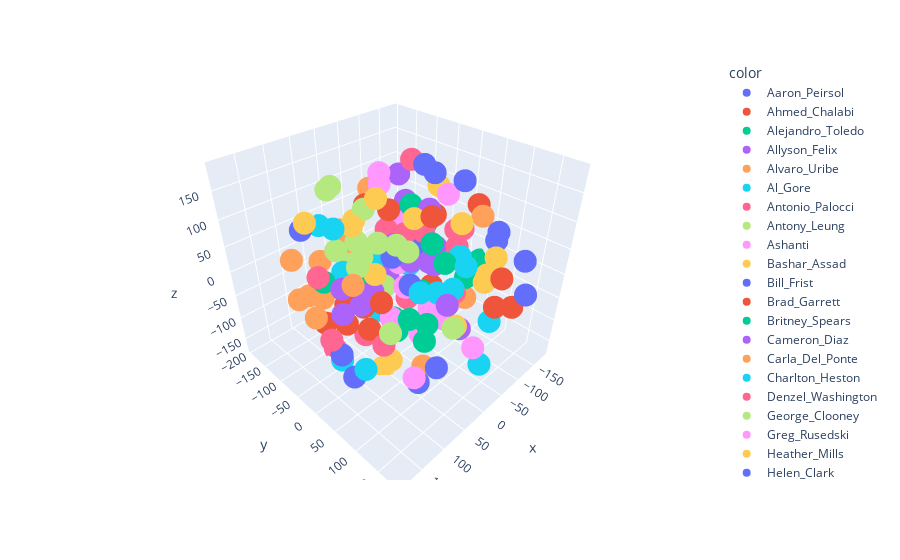

Notebook source saved alongside this figure:
### Code cell
ex.scatter_3d(x=a[:,0],y=a[:,1],z = a[:,2],color=y)

### Figure 1 — Plotly figure (JSON) as saved in the notebook; plotly's stock layout.template omitted (floating-point values rounded to 4 significant figures)
{"data": [{"hovertemplate": "color=Aaron_Peirsol<br>x=%{x}<br>y=%{y}<br>z=%{z}<extra></extra>", "legendgroup": "Aaron_Peirsol", "marker": {"color": "#636efa", "symbol": "circle"}, "mode": "markers", "name": "Aaron_Peirsol", "scene": "scene", "showlegend": true, "type": "scatter3d", "x": [79.76, 40.92, -143.0], "y": [116.8, 120.1, 143.4], "z": [-108.1, -101.6, 26.78]}, {"hovertemplate": "color=Ahmed_Chalabi<br>x=%{x}<br>y=%{y}<br>z=%{z}<extra></extra>", "legendgroup": "Ahmed_Chalabi", "marker": {"color": "#EF553B", "symbol": "circle"}, "mode": "markers", "name": "Ahmed_Chalabi", "scene": "scene", "showlegend": true, "type": "scatter3d", "x": [75.78, 101.0, 116.1], "y": [-57.52, -24.29, -63.08], "z": [-54.72, -61.86, -74.49]}, {"hovertemplate": "color=Alejandro_Toledo<br>x=%{x}<br>y=%{y}<br>z=%{z}<extra></extra>", "legendgroup": "Alejandro_Toledo", "marker": {"color": "#00cc96", "symbol": "circle"}, "mode": "markers", "name": "Alejandro_Toledo", "scene": "scene", "showlegend": true, "type": "scatter3d", "x": [27.71, 59.28, 63.65], "y": [85.05, 76.18, 112.2], "z": [-40.03, -15.76, -34.31]}, {"hovertemplate": "color=Allyson_Felix<br>x=%{x}<br>y=%{y}<br>z=%{z}<extra></extra>", "legendgroup": "Allyson_Felix", "marker": {"color": "#ab63fa", "symbol": "circle"}, "mode": "markers", "name": "Allyson_Felix", "scene": "scene", "showlegend": true, "type": "scatter3d", "x": [-66.89, -111.2, -111.6], "y": [-102.3, -116.8, -99.51], "z": [-88.09, 107.2, 60.24]}, {"hovertemplate": "color=Alvaro_Uribe<br>x=%{x}<br>y=%{y}<br>z=%{z}<extra></extra>", "legendgroup": "Alvaro_Uribe", "marker": {"color": "#FFA15A", "symbol": "circle"}, "mode": "markers", "name": "Alvaro_Uribe", "scene": "scene", "showlegend": true, "type": "scatter3d", "x": [-158.1, 41.57, -90.82], "y": [20.25, -169.8, 87.34], "z": [-125.8, -35.38, 109.0]}, {"hovertemplate": "color=Al_Gore<br>x=%{x}<br>y=%{y}<br>z=%{z}<extra></extra>", "legendgroup": "Al_Gore", "marker": {"color": "#19d3f3", "symbol": "circle"}, "mode": "markers", "name": "Al_Gore", "scene": "scene", "showlegend": true, "type": "scatter3d", "x": [-39.63, -59.23, 38.75], "y": [-97.79, 143.1, -107.4], "z": [-25.72, -51.59, -30.07]}, {"hovertemplate": "color=Antonio_Palocci<br>x=%{x}<br>y=%{y}<br>z=%{z}<extra></extra>", "legendgroup": "Antonio_Palocci", "marker": {"color": "#FF6692", "symbol": "circle"}, "mode": "markers", "name": "Antonio_Palocci", "scene": "scene", "showlegend": true, "type": "scatter3d", "x": [94.99, -173.6, -91.99], "y": [56.57, -9.707, -73.06], "z": [-58.7, 11.08, -141.7]}, {"hovertemplate": "color=Antony_Leung<br>x=%{x}<br>y=%{y}<br>z=%{z}<extra></extra>", "legendgroup": "Antony_Leung", "marker": {"color": "#B6E880", "symbol": "circle"}, "mode": "markers", "name": "Antony_Leung", "scene": "scene", "showlegend": true, "type": "scatter3d", "x": [34.73, 16.13, 72.07], "y": [-130.1, -166.4, 169.7], "z": [128.0, 102.6, 33.54]}, {"hovertemplate": "color=Ashanti<br>x=%{x}<br>y=%{y}<br>z=%{z}<extra></extra>", "legendgroup": "Ashanti", "marker": {"color": "#FF97FF", "symbol": "circle"}, "mode": "markers", "name": "Ashanti", "scene": "scene", "showlegend": true, "type": "scatter3d", "x": [20.94, -88.67, -85.17], "y": [170.6, 24.04, -11.25], "z": [-36.96, -136.4, -156.9]}, {"hovertemplate": "color=Bashar_Assad<br>x=%{x}<br>y=%{y}<br>z=%{z}<extra></extra>", "legendgroup": "Bashar_Assad", "marker": {"color": "#FECB52", "symbol": "circle"}, "mode": "markers", "name": "Bashar_Assad", "scene": "scene", "showlegend": true, "type": "scatter3d", "x": [-48.31, -137.5, 9.566], "y": [-174.5, -43.07, 35.5], "z": [13.64, 100.6, 124.2]}, {"hovertemplate": "color=Bill_Frist<br>x=%{x}<br>y=%{y}<br>z=%{z}<extra></extra>", "legendgroup": "Bill_Frist", "marker": {"color": "#636efa", "symbol": "circle"}, "mode": "markers", "name": "Bill_Frist", "scene": "scene", "showlegend": true, "type": "scatter3d", "x": [46.28, 43.54, -91.47], "y": [26.02, 61.86, 46.97], "z": [68.55, 33.96, 155.0]}, {"hovertemplate": "color=Brad_Garrett<br>x=%{x}<br>y=%{y}<br>z=%{z}<extra></extra>", "legendgroup": "Brad_Garrett", "marker": {"color": "#EF553B", "symbol": "circle"}, "mode": "markers", "name": "Brad_Garrett", "scene": "scene", "showlegend": true, "type": "scatter3d", "x": [-40.91, -34.68, -6.1], "y": [-132.8, 169.5, 181.3], "z": [65.26, 60.73, 31.41]}, {"hovertemplate": "color=Britney_Spears<br>x=%{x}<br>y=%{y}<br>z=%{z}<extra></extra>", "legendgroup": "Britney_Spears", "marker": {"color": "#00cc96", "symbol": "circle"}, "mode": "markers", "name": "Britney_Spears", "scene": "scene", "showlegend": true, "type": "scatter3d", "x": [-136.4, -143.8, -181.1], "y": [35.92, 27.63, 30.17], "z": [-31.28, -65.96, -42.96]}, {"hovertemplate": "color=Cameron_Diaz<br>x=%{x}<br>y=%{y}<br>z=%{z}<extra></extra>", "legendgroup": "Cameron_Diaz", "marker": {"color": "#ab63fa", "symbol": "circle"}, "mode": "markers", "name": "Cameron_Diaz", "scene": "scene", "showlegend": true, "type": "scatter3d", "x": [2.932, -36.91, 1.35], "y": [-12.96, 27.66, 22.96], "z": [54.28, 20.72, 38.1]}, {"hovertemplate": "color=Carla_Del_Ponte<br>x=%{x}<br>y=%{y}<br>z=%{z}<extra></extra>", "legendgroup": "Carla_Del_Ponte", "marker": {"color": "#FFA15A", "symbol": "circle"}, "mode": "markers", "name": "Carla_Del_Ponte", "scene": "scene", "showlegend": true, "type": "scatter3d", "x": [58.37, -90.94, 91.5], "y": [-147.5, -176.7, -141.4], "z": [-100.4, 65.29, -72.5]}, {"hovertemplate": "color=Charlton_Heston<br>x=%{x}<br>y=%{y}<br>z=%{z}<extra></extra>", "legendgroup": "Charlton_Heston", "marker": {"color": "#19d3f3", "symbol": "circle"}, "mode": "markers", "name": "Charlton_Heston", "scene": "scene", "showlegend": true, "type": "scatter3d", "x": [27.16, 116.0, -77.77], "y": [149.2, -25.61, -55.55], "z": [102.5, -134.8, -44.31]}, {"hovertemplate": "color=Denzel_Washington<br>x=%{x}<br>y=%{y}<br>z=%{z}<extra></extra>", "legendgroup": "Denzel_Washington", "marker": {"color": "#FF6692", "symbol": "circle"}, "mode": "markers", "name": "Denzel_Washington", "scene": "scene", "showlegend": true, "type": "scatter3d", "x": [152.8, -76.37, -34.0], "y": [-17.32, -67.21, -70.47], "z": [63.43, 17.58, 43.38]}, {"hovertemplate": "color=George_Clooney<br>x=%{x}<br>y=%{y}<br>z=%{z}<extra></extra>", "legendgroup": "George_Clooney", "marker": {"color": "#B6E880", "symbol": "circle"}, "mode": "markers", "name": "George_Clooney", "scene": "scene", "showlegend": true, "type": "scatter3d", "x": [85.69, 85.47, 55.29], "y": [74.8, 37.72, 67.42], "z": [129.8, 116.3, 101.5]}, {"hovertemplate": "color=Greg_Rusedski<br>x=%{x}<br>y=%{y}<br>z=%{z}<extra></extra>", "legendgroup": "Greg_Rusedski", "marker": {"color": "#FF97FF", "symbol": "circle"}, "mode": "markers", "name": "Greg_Rusedski", "scene": "scene", "showlegend": true, "type": "scatter3d", "x": [7.556, -27.04, -45.39], "y": [52.89, 41.33, -98.0], "z": [-92.42, -65.39, 116.0]}, {"hovertemplate": "color=Heather_Mills<br>x=%{x}<br>y=%{y}<br>z=%{z}<extra></extra>", "legendgroup": "Heather_Mills", "marker": {"color": "#FECB52", "symbol": "circle"}, "mode": "markers", "name": "Heather_Mills", "scene": "scene", "showlegend": true, "type": "scatter3d", "x": [45.83, 64.46, -27.6], "y": [-14.06, -43.37, 99.79], "z": [16.09, 102.2, -68.9]}, {"hovertemplate": "color=Helen_Clark<br>x=%{x}<br>y=%{y}<br>z=%{z}<extra></extra>", "legendgroup": "Helen_Clark", "marker": {"color": "#636efa", "symbol": "circle"}, "mode": "markers", "name": "Helen_Clark", "scene": "scene", "showlegend": true, "type": "scatter3d", "x": [84.7, -152.8, -92.88], "y": [-154.7, 78.64, 180.7], "z": [55.71, 33.75, 5.201]}, {"hovertemplate": "color=Hillary_Clinton<br>x=%{x}<br>y=%{y}<br>z=%{z}<extra></extra>", "legendgroup": "Hillary_Clinton", "marker": {"color": "#EF553B", "symbol": "circle"}, "mode": "markers", "name": "Hillary_Clinton", "scene": "scene", "showlegend": true, "type": "scatter3d", "x": [97.2, -123.1, -118.2], "y": [55.63, 144.0, -33.22], "z": [27.01, -58.54, -103.4]}, {"hovertemplate": "color=Jacques_Rogge<br>x=%{x}<br>y=%{y}<br>z=%{z}<extra></extra>", "legendgroup": "Jacques_Rogge", "marker": {"color": "#00cc96", "symbol": "circle"}, "mode": "markers", "name": "Jacques_Rogge", "scene": "scene", "showlegend": true, "type": "scatter3d", "x": [4.23, -0.8019, -13.31], "y": [94.45, -111.8, 52.78], "z": [70.17, -70.02, 77.96]}, {"hovertemplate": "color=John_Edwards<br>x=%{x}<br>y=%{y}<br>z=%{z}<extra></extra>", "legendgroup": "John_Edwards", "marker": {"color": "#ab63fa", "symbol": "circle"}, "mode": "markers", "name": "John_Edwards", "scene": "scene", "showlegend": true, "type": "scatter3d", "x": [-75.18, -102.6, -46.59], "y": [6.964, -13.59, 16.0], "z": [-13.79, 1.847, 111.0]}, {"hovertemplate": "color=Joseph_Biden<br>x=%{x}<br>y=%{y}<br>z=%{z}<extra></extra>", "legendgroup": "Joseph_Biden", "marker": {"color": "#FFA15A", "symbol": "circle"}, "mode": "markers", "name": "Joseph_Biden", "scene": "scene", "showlegend": true, "type": "scatter3d", "x": [-24.19, 158.1, 148.8], "y": [29.06, -67.69, -40.58], "z": [-130.8, -2.767, -29.45]}, {"hovertemplate": "color=Kim_Jong<br>x=%{x}<br>y=%{y}<br>z=%{z}<extra></extra>", "legendgroup": "Kim_Jong", "marker": {"color": "#19d3f3", "symbol": "circle"}, "mode": "markers", "name": "Kim_Jong", "scene": "scene", "showlegend": true, "type": "scatter3d", "x": [-6.225, -47.9, 74.56], "y": [74.82, 73.42, 110.3], "z": [-1.315, -16.9, 62.79]}, {"hovertemplate": "color=Lleyton_Hewitt<br>x=%{x}<br>y=%{y}<br>z=%{z}<extra></extra>", "legendgroup": "Lleyton_Hewitt", "marker": {"color": "#FF6692", "symbol": "circle"}, "mode": "markers", "name": "Lleyton_Hewitt", "scene": "scene", "showlegend": true, "type": "scatter3d", "x": [-87.53, 186.1, 29.87], "y": [-62.99, 48.59, -62.66], "z": [158.3, 6.949, -156.2]}, {"hovertemplate": "color=Lucio_Gutierrez<br>x=%{x}<br>y=%{y}<br>z=%{z}<extra></extra>", "legendgroup": "Lucio_Gutierrez", "marker": {"color": "#B6E880", "symbol": "circle"}, "mode": "markers", "name": "Lucio_Gutierrez", "scene": "scene", "showlegend": true, "type": "scatter3d", "x": [-32.07, -77.66, 7.381], "y": [-174.7, -160.9, -80.38], "z": [-59.1, -59.73, 94.69]}, {"hovertemplate": "color=Mahathir_Mohamad<br>x=%{x}<br>y=%{y}<br>z=%{z}<extra></extra>", "legendgroup": "Mahathir_Mohamad", "marker": {"color": "#FF97FF", "symbol": "circle"}, "mode": "markers", "name": "Mahathir_Mohamad", "scene": "scene", "showlegend": true, "type": "scatter3d", "x": [-13.16, -19.47, 7.956], "y": [-4.165, -24.47, 17.88], "z": [-34.71, 2.482, -12.97]}, {"hovertemplate": "color=Michael_Bloomberg<br>x=%{x}<br>y=%{y}<br>z=%{z}<extra></extra>", "legendgroup": "Michael_Bloomberg", "marker": {"color": "#FECB52", "symbol": "circle"}, "mode": "markers", "name": "Michael_Bloomberg", "scene": "scene", "showlegend": true, "type": "scatter3d", "x": [78.94, 113.1, 54.48], "y": [-86.73, -96.28, 9.867], "z": [-109.8, 105.0, -171.4]}, {"hovertemplate": "color=Mike_Myers<br>x=%{x}<br>y=%{y}<br>z=%{z}<extra></extra>", "legendgroup": "Mike_Myers", "marker": {"color": "#636efa", "symbol": "circle"}, "mode": "markers", "name": "Mike_Myers", "scene": "scene", "showlegend": true, "type": "scatter3d", "x": [-51.21, -30.67, -145.3], "y": [-1.258, 37.73, -94.31], "z": [179.4, 184.8, -60.01]}, {"hovertemplate": "color=Mohamed_ElBaradei<br>x=%{x}<br>y=%{y}<br>z=%{z}<extra></extra>", "legendgroup": "Mohamed_ElBaradei", "marker": {"color": "#EF553B", "symbol": "circle"}, "mode": "markers", "name": "Mohamed_ElBaradei", "scene": "scene", "showlegend": true, "type": "scatter3d", "x": [-148.4, 27.48, 8.572], "y": [-57.4, 85.26, -19.4], "z": [32.53, 154.3, 117.4]}, {"hovertemplate": "color=Moshe_Katsav<br>x=%{x}<br>y=%{y}<br>z=%{z}<extra></extra>", "legendgroup": "Moshe_Katsav", "marker": {"color": "#00cc96", "symbol": "circle"}, "mode": "markers", "name": "Moshe_Katsav", "scene": "scene", "showlegend": true, "type": "scatter3d", "x": [95.28, -13.91, -0.01119], "y": [-86.7, -23.89, -18.06], "z": [-11.54, -149.1, -105.7]}, {"hovertemplate": "color=Paul_Martin<br>x=%{x}<br>y=%{y}<br>z=%{z}<extra></extra>", "legendgroup": "Paul_Martin", "marker": {"color": "#ab63fa", "symbol": "circle"}, "mode": "markers", "name": "Paul_Martin", "scene": "scene", "showlegend": true, "type": "scatter3d", "x": [22.36, -62.99, 35.66], "y": [118.4, 82.64, -31.84], "z": [15.09, -108.0, -34.92]}, {"hovertemplate": "color=Pedro_Solbes<br>x=%{x}<br>y=%{y}<br>z=%{z}<extra></extra>", "legendgroup": "Pedro_Solbes", "marker": {"color": "#FFA15A", "symbol": "circle"}, "mode": "markers", "name": "Pedro_Solbes", "scene": "scene", "showlegend": true, "type": "scatter3d", "x": [24.46, 13.36, -4.213], "y": [-127.4, 67.37, -130.8], "z": [42.83, -156.3, 4.604]}, {"hovertemplate": "color=Queen_Elizabeth_II<br>x=%{x}<br>y=%{y}<br>z=%{z}<extra></extra>", "legendgroup": "Queen_Elizabeth_II", "marker": {"color": "#19d3f3", "symbol": "circle"}, "mode": "markers", "name": "Queen_Elizabeth_II", "scene": "scene", "showlegend": true, "type": "scatter3d", "x": [-12.07, 128.8, -31.42], "y": [164.2, -4.181, -92.66], "z": [-100.0, 139.7, -150.5]}, {"hovertemplate": "color=Rebecca_Romijn<br>x=%{x}<br>y=%{y}<br>z=%{z}<extra></extra>", "legendgroup": "Rebecca_Romijn", "marker": {"color": "#FF6692", "symbol": "circle"}, "mode": "markers", "name": "Rebecca_Romijn", "scene": "scene", "showlegend": true, "type": "scatter3d", "x": [84.8, -128.2, -92.83], "y": [-87.16, -22.77, 43.17], "z": [-170.9, -48.91, -65.44]}, {"hovertemplate": "color=Ricardo_Lagos<br>x=%{x}<br>y=%{y}<br>z=%{z}<extra></extra>", "legendgroup": "Ricardo_Lagos", "marker": {"color": "#B6E880", "symbol": "circle"}, "mode": "markers", "name": "Ricardo_Lagos", "scene": "scene", "showlegend": true, "type": "scatter3d", "x": [93.07, 126.8, -12.53], "y": [0.1392, 104.6, -53.89], "z": [60.27, 17.21, -59.59]}, {"hovertemplate": "color=Richard_Armitage<br>x=%{x}<br>y=%{y}<br>z=%{z}<extra></extra>", "legendgroup": "Richard_Armitage", "marker": {"color": "#FF97FF", "symbol": "circle"}, "mode": "markers", "name": "Richard_Armitage", "scene": "scene", "showlegend": true, "type": "scatter3d", "x": [-7.292, -102.0, 44.88], "y": [-56.77, 7.717, 22.1], "z": [162.0, 114.4, -54.53]}, {"hovertemplate": "color=Rick_Pitino<br>x=%{x}<br>y=%{y}<br>z=%{z}<extra></extra>", "legendgroup": "Rick_Pitino", "marker": {"color": "#FECB52", "symbol": "circle"}, "mode": "markers", "name": "Rick_Pitino", "scene": "scene", "showlegend": true, "type": "scatter3d", "x": [53.26, -24.59, 70.15], "y": [0.5719, 97.91, 46.75], "z": [160.2, 127.2, -116.0]}, {"hovertemplate": "color=Roh_Moo<br>x=%{x}<br>y=%{y}<br>z=%{z}<extra></extra>", "legendgroup": "Roh_Moo", "marker": {"color": "#636efa", "symbol": "circle"}, "mode": "markers", "name": "Roh_Moo", "scene": "scene", "showlegend": true, "type": "scatter3d", "x": [145.0, 143.3, -47.19], "y": [13.56, 39.48, 146.6], "z": [-75.07, -106.3, 123.9]}, {"hovertemplate": "color=Rudolph_Giuliani<br>x=%{x}<br>y=%{y}<br>z=%{z}<extra></extra>", "legendgroup": "Rudolph_Giuliani", "marker": {"color": "#EF553B", "symbol": "circle"}, "mode": "markers", "name": "Rudolph_Giuliani", "scene": "scene", "showlegend": true, "type": "scatter3d", "x": [54.54, -151.3, 33.13], "y": [-22.71, 35.99, -61.2], "z": [-101.7, 87.28, -86.67]}, {"hovertemplate": "color=Russell_Simmons<br>x=%{x}<br>y=%{y}<br>z=%{z}<extra></extra>", "legendgroup": "Russell_Simmons", "marker": {"color": "#00cc96", "symbol": "circle"}, "mode": "markers", "name": "Russell_Simmons", "scene": "scene", "showlegend": true, "type": "scatter3d", "x": [-68.42, -59.41, -86.07], "y": [-44.5, -4.633, -24.79], "z": [87.87, -69.98, 53.15]}, {"hovertemplate": "color=Slobodan_Milosevic<br>x=%{x}<br>y=%{y}<br>z=%{z}<extra></extra>", "legendgroup": "Slobodan_Milosevic", "marker": {"color": "#ab63fa", "symbol": "circle"}, "mode": "markers", "name": "Slobodan_Milosevic", "scene": "scene", "showlegend": true, "type": "scatter3d", "x": [91.37, 101.9, 133.7], "y": [2.277, -30.47, 9.265], "z": [-11.81, 7.895, -1.389]}, {"hovertemplate": "color=Steffi_Graf<br>x=%{x}<br>y=%{y}<br>z=%{z}<extra></extra>", "legendgroup": "Steffi_Graf", "marker": {"color": "#FFA15A", "symbol": "circle"}, "mode": "markers", "name": "Steffi_Graf", "scene": "scene", "showlegend": true, "type": "scatter3d", "x": [136.8, -145.3, 138.2], "y": [-109.8, 90.72, 43.28], "z": [41.38, -33.24, 73.83]}, {"hovertemplate": "color=Steve_Nash<br>x=%{x}<br>y=%{y}<br>z=%{z}<extra></extra>", "legendgroup": "Steve_Nash", "marker": {"color": "#19d3f3", "symbol": "circle"}, "mode": "markers", "name": "Steve_Nash", "scene": "scene", "showlegend": true, "type": "scatter3d", "x": [-49.04, 20.09, 156.7], "y": [81.62, -193.9, 83.83], "z": [51.56, 22.22, -46.43]}, {"hovertemplate": "color=Sylvester_Stallone<br>x=%{x}<br>y=%{y}<br>z=%{z}<extra></extra>", "legendgroup": "Sylvester_Stallone", "marker": {"color": "#FF6692", "symbol": "circle"}, "mode": "markers", "name": "Sylvester_Stallone", "scene": "scene", "showlegend": true, "type": "scatter3d", "x": [-113.6, -48.32, -86.86], "y": [19.59, 3.555, 45.28], "z": [46.89, 64.12, 36.41]}, {"hovertemplate": "color=Vaclav_Havel<br>x=%{x}<br>y=%{y}<br>z=%{z}<extra></extra>", "legendgroup": "Vaclav_Havel", "marker": {"color": "#B6E880", "symbol": "circle"}, "mode": "markers", "name": "Vaclav_Havel", "scene": "scene", "showlegend": true, "type": "scatter3d", "x": [22.36, 37.76, 76.03], "y": [-72.39, -66.95, -72.63], "z": [10.73, 51.46, 48.76]}, {"hovertemplate": "color=Valentino_Rossi<br>x=%{x}<br>y=%{y}<br>z=%{z}<extra></extra>", "legendgroup": "Valentino_Rossi", "marker": {"color": "#FF97FF", "symbol": "circle"}, "mode": "markers", "name": "Valentino_Rossi", "scene": "scene", "showlegend": true, "type": "scatter3d", "x": [124.1, -148.0, -100.2], "y": [148.3, -122.7, -130.2], "z": [-39.6, 4.402, -0.78]}, {"hovertemplate": "color=Yoko_Ono<br>x=%{x}<br>y=%{y}<br>z=%{z}<extra></extra>", "legendgroup": "Yoko_Ono", "marker": {"color": "#FECB52", "symbol": "circle"}, "mode": "markers", "name": "Yoko_Ono", "scene": "scene", "showlegend": true, "type": "scatter3d", "x": [-57.68, -85.8, -91.3], "y": [125.6, 123.7, 107.0], "z": [19.34, 51.14, 7.057]}], "layout": {"legend": {"title": {"text": "color"}, "tracegroupgap": 0}, "margin": {"t": 60}, "scene": {"domain": {"x": [0, 1], "y": [0, 1]}, "xaxis": {"title": {"text": "x"}}, "yaxis": {"title": {"text": "y"}}, "zaxis": {"title": {"text": "z"}}}}}
